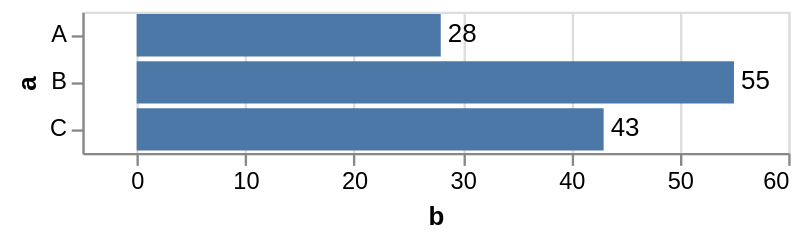

Write a Vega-Lite specification for this figure.
### Vega-Lite specification from a JSON file in a GitHub repository (floating-point values rounded to 4 significant figures)
{"$schema": "https://vega.github.io/schema/vega-lite/v4.json", "description": "Bar chart with text labels. Apply scale padding to make the frame cover the labels.", "data": {"values": [{"a": "A", "b": 28}, {"a": "B", "b": 55}, {"a": "C", "b": 43}]}, "layer": [{"mark": "bar", "encoding": {"y": {"field": "a", "type": "ordinal"}, "x": {"field": "b", "type": "quantitative", "scale": {"padding": 10}}}}, {"mark": {"type": "text", "align": "left", "baseline": "middle", "dx": 3}, "encoding": {"y": {"field": "a", "type": "ordinal"}, "x": {"field": "b", "type": "quantitative", "scale": {"padding": 10}}, "text": {"field": "b", "type": "quantitative"}}}]}
